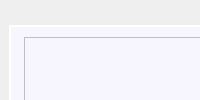
  <widget class="QDockWidget" name="dockPSData">
   <property name="minimumSize">
    <size>
     <width>65</width>
     <height>38</height>
    </size>
   </property>
   <property name="maximumSize">
    <size>
     <width>524287</width>
     <height>524287</height>
    </size>
   </property>
   <property name="toolTip">
    <string>Displays aquired data as 1D FID/spin echos or spectra</string>
   </property>
   <property name="autoFillBackground">
    <bool>true</bool>
   </property>
   <property name="styleSheet">
    <string notr="true"/>
   </property>
   <property name="floating">
    <bool>false</bool>
   </property>
   <property name="features">
    <set>QDockWidget::DockWidgetFloatable|QDockWidget::DockWidgetMovable</set>
   </property>
   <property name="allowedAreas">
    <set>Qt::BottomDockWidgetArea|Qt::LeftDockWidgetArea</set>
   </property>
   <property name="windowTitle">
    <string>Pulse Sequence Data Viewer</string>
   </property>
   <attribute name="dockWidgetArea">
    <number>8</number>
   </attribute>
   <widget class="QWidget" name="dockWidgetContents_6">
    <widget class="QFrame" name="frame_5">
     <property name="enabled">
      <bool>true</bool>
     </property>
     <property name="geometry">
      <rect>
       <x>9</x>
       <y>25</y>
       <width>1191</width>
       <height>561</height>
      </rect>
     </property>
     <property name="minimumSize">
      <size>
       <width>0</width>
       <height>0</height>
      </size>
     </property>
     <property name="autoFillBackground">
      <bool>false</bool>
     </property>
     <property name="styleSheet">
      <string notr="true">background-color: rgb(247, 246, 255);</string>
     </property>
     <property name="frameShape">
      <enum>QFrame::WinPanel</enum>
     </property>
     <property name="frameShadow">
      <enum>QFrame::Raised</enum>
     </property>
     <widget class="QWidget" name="layoutWidget">
      <property name="geometry">
       <rect>
        <x>15</x>
        <y>12</y>
        <width>1168</width>
        <height>486</height>
       </rect>
      </property>
      <layout class="QHBoxLayout" name="horizontalLayout_4">
       <item>
        <layout class="QVBoxLayout" name="verticalLayout_9">
         <item>
          <widget class="PlotWidget" name="pltRawData">
           <property name="sizePolicy">
            <sizepolicy hsizetype="Expanding" vsizetype="Minimum">
             <horstretch>0</horstretch>
             <verstretch>0</verstretch>
            </sizepolicy>
           </property>
           <property name="minimumSize">
            <size>
             <width>900</width>
             <height>400</height>
            </size>
           </property>
          </widget>
         </item>
         <item>
          <widget class="QLineEdit" name="lePSDataPlotInfo">
           <property name="minimumSize">
            <size>
             <width>900</width>
             <height>0</height>
            </size>
           </property>
          </widget>
         </item>
        </layout>
       </item>
       <item>
        <layout class="QVBoxLayout" name="verticalLayout_13">
         <item>
          <layout class="QGridLayout" name="gridLayout_5">
           <item row="3" column="0">
            <widget class="QLabel" name="label_42">
             <property name="minimumSize">
              <size>
               <width>100</width>
               <height>0</height>
              </size>
             </property>
             <property name="maximumSize">
              <size>
               <width>200</width>
               <height>16777215</height>
              </size>
             </property>
             <property name="text">
              <string>Phase(-1=all)</string>
             </property>
             <property name="alignment">
              <set>Qt::AlignRight|Qt::AlignTrailing|Qt::AlignVCenter</set>
             </property>
             <property name="wordWrap">
              <bool>true</bool>
             </property>
            </widget>
           </item>
           <item row="1" column="0">
            <widget class="QLabel" name="label_47">
             <property name="minimumSize">
              <size>
               <width>100</width>
               <height>0</height>
              </size>
             </property>
             <property name="maximumSize">
              <size>
               <width>200</width>
               <height>16777215</height>
              </size>
             </property>
             <property name="text">
              <string>iStop</string>
             </property>
             <property name="alignment">
              <set>Qt::AlignRight|Qt::AlignTrailing|Qt::AlignVCenter</set>
             </property>
            </widget>
           </item>
           <item row="5" column="0">
            <widget class="QPushButton" name="pbPSDataShowVerticalMarkers">
             <property name="minimumSize">
              <size>
               <width>100</width>
               <height>0</height>
              </size>
             </property>
             <property name="maximumSize">
              <size>
               <width>200</width>
               <height>16777215</height>
              </size>
             </property>
             <property name="text">
              <string>Show vertical markers</string>
             </property>
            </widget>
           </item>
           <item row="6" column="0">
            <widget class="QLabel" name="label_106">
             <property name="text">
              <string>Phase</string>
             </property>
             <property name="alignment">
              <set>Qt::AlignRight|Qt::AlignTrailing|Qt::AlignVCenter</set>
             </property>
            </widget>
           </item>
           <item row="7" column="0">
            <widget class="QPushButton" name="pbPSDataPlotF0PeakWidth">
             <property name="minimumSize">
              <size>
               <width>100</width>
               <height>0</height>
              </size>
             </property>
             <property name="maximumSize">
              <size>
               <width>200</width>
               <height>16777215</height>
              </size>
             </property>
             <property name="text">
              <string>Plot f0 and peak width</string>
             </property>
            </widget>
           </item>
           <item row="0" column="0">
            <widget class="QLabel" name="label_40">
             <property name="minimumSize">
              <size>
               <width>100</width>
               <height>0</height>
              </size>
             </property>
             <property name="maximumSize">
              <size>
               <width>200</width>
               <height>16777215</height>
              </size>
             </property>
             <property name="text">
              <string>iStart</string>
             </property>
             <property name="alignment">
              <set>Qt::AlignRight|Qt::AlignTrailing|Qt::AlignVCenter</set>
             </property>
            </widget>
           </item>
           <item row="5" column="1">
            <widget class="QPushButton" name="pbPSDataPhase">
             <property name="minimumSize">
              <size>
               <width>100</width>
               <height>0</height>
              </size>
             </property>
             <property name="maximumSize">
              <size>
               <width>200</width>
               <height>16777215</height>
              </size>
             </property>
             <property name="text">
              <string>Auto Phase</string>
             </property>
            </widget>
           </item>
           <item row="7" column="1">
            <widget class="QLineEdit" name="lePSDataFWHM">
             <property name="minimumSize">
              <size>
               <width>100</width>
               <height>0</height>
              </size>
             </property>
             <property name="maximumSize">
              <size>
               <width>200</width>
               <height>16777215</height>
              </size>
             </property>
            </widget>
           </item>
           <item row="8" column="0">
            <widget class="QPushButton" name="pbAutoScale">
             <property name="text">
              <string>AutoScale</string>
             </property>
            </widget>
           </item>
           <item row="1" column="1">
            <widget class="QLineEdit" name="lejStop">
             <property name="minimumSize">
              <size>
               <width>100</width>
               <height>0</height>
              </size>
             </property>
             <property name="maximumSize">
              <size>
               <width>200</width>
               <height>16777215</height>
              </size>
             </property>
             <property name="toolTip">
              <string>stop index for integration</string>
             </property>
            </widget>
           </item>
           <item row="0" column="1">
            <widget class="QLineEdit" name="leiStart">
             <property name="minimumSize">
              <size>
               <width>100</width>
               <height>0</height>
              </size>
             </property>
             <property name="maximumSize">
              <size>
               <width>200</width>
               <height>16777215</height>
              </size>
             </property>
             <property name="toolTip">
              <string>Start index for integration</string>
             </property>
            </widget>
           </item>
           <item row="2" column="1">
            <widget class="QSpinBox" name="sbPSDataSlice">
             <property name="minimumSize">
              <size>
               <width>100</width>
               <height>0</height>
              </size>
             </property>
             <property name="maximumSize">
              <size>
               <width>200</width>
               <height>16777215</height>
              </size>
             </property>
             <property name="toolTip">
              <string>Sets which spectra are displayed -1 = all spectra</string>
             </property>
             <property name="minimum">
              <number>0</number>
             </property>
             <property name="value">
              <number>0</number>
             </property>
            </widget>
           </item>
           <item row="6" column="1">
            <widget class="QSlider" name="hsPSDataPhaseAdjust">
             <property name="minimumSize">
              <size>
               <width>100</width>
               <height>0</height>
              </size>
             </property>
             <property name="maximumSize">
              <size>
               <width>200</width>
               <height>16777215</height>
              </size>
             </property>
             <property name="minimum">
              <number>-180</number>
             </property>
             <property name="maximum">
              <number>180</number>
             </property>
             <property name="orientation">
              <enum>Qt::Horizontal</enum>
             </property>
            </widget>
           </item>
           <item row="2" column="0">
            <widget class="QLabel" name="label_41">
             <property name="minimumSize">
              <size>
               <width>100</width>
               <height>0</height>
              </size>
             </property>
             <property name="maximumSize">
              <size>
               <width>200</width>
               <height>16777215</height>
              </size>
             </property>
             <property name="text">
              <string>Slice(-1=all)</string>
             </property>
             <property name="alignment">
              <set>Qt::AlignRight|Qt::AlignTrailing|Qt::AlignVCenter</set>
             </property>
             <property name="wordWrap">
              <bool>true</bool>
             </property>
            </widget>
           </item>
           <item row="4" column="1">
            <widget class="QSpinBox" name="sbPSDataParameter"/>
           </item>
           <item row="3" column="1">
            <widget class="QSpinBox" name="sbPSDataPhase">
             <property name="minimumSize">
              <size>
               <width>100</width>
               <height>0</height>
              </size>
             </property>
             <property name="maximumSize">
              <size>
               <width>200</width>
               <height>16777215</height>
              </size>
             </property>
             <property name="toolTip">
              <string>Set which data set repeats are displayed -1=all data</string>
             </property>
             <property name="minimum">
              <number>-1</number>
             </property>
            </widget>
           </item>
           <item row="4" column="0">
            <widget class="QLabel" name="label_35">
             <property name="text">
              <string>Parameter</string>
             </property>
             <property name="alignment">
              <set>Qt::AlignRight|Qt::AlignTrailing|Qt::AlignVCenter</set>
             </property>
            </widget>
           </item>
          </layout>
         </item>
         <item>
          <layout class="QGridLayout" name="gridLayout_14">
           <item row="1" column="0">
            <widget class="QFrame" name="frame_8">
             <property name="autoFillBackground">
              <bool>false</bool>
             </property>
             <property name="styleSheet">
              <string notr="true">background-color: rgb(240, 240, 240);</string>
             </property>
             <property name="frameShape">
              <enum>QFrame::WinPanel</enum>
             </property>
             <property name="frameShadow">
              <enum>QFrame::Sunken</enum>
             </property>
             <property name="lineWidth">
              <number>1</number>
             </property>
             <property name="midLineWidth">
              <number>0</number>
             </property>
             <widget class="QWidget" name="layoutWidget">
              <property name="geometry">
               <rect>
                <x>10</x>
                <y>10</y>
                <width>98</width>
                <height>112</height>
               </rect>
              </property>
              <layout class="QVBoxLayout" name="verticalLayout_10">
               <item>
                <widget class="QRadioButton" name="rbPSDataMagnitude">
                 <property name="text">
                  <string>Magnitude</string>
                 </property>
                 <property name="checked">
                  <bool>true</bool>
                 </property>
                </widget>
               </item>
               <item>
                <widget class="QRadioButton" name="rbPSDataPhase">
                 <property name="text">
                  <string>Phase</string>
                 </property>
                </widget>
               </item>
               <item>
                <widget class="QRadioButton" name="rbPSDataReal">
                 <property name="text">
                  <string>Real</string>
                 </property>
                </widget>
               </item>
               <item>
                <widget class="QRadioButton" name="rbPSDataImag">
                 <property name="text">
                  <string>Imag</string>
                 </property>
                </widget>
               </item>
              </layout>
             </widget>
            </widget>
           </item>
           <item row="0" column="1">
            <widget class="QFrame" name="frame_7">
             <property name="maximumSize">
              <size>
               <width>120</width>
               <height>16777215</height>
              </size>
             </property>
             <property name="styleSheet">
              <string notr="true">background-color: rgb(240, 240, 240);</string>
             </property>
             <property name="frameShape">
              <enum>QFrame::WinPanel</enum>
             </property>
             <property name="frameShadow">
              <enum>QFrame::Sunken</enum>
             </property>
             <widget class="QWidget" name="layoutWidget">
              <property name="geometry">
               <rect>
                <x>10</x>
                <y>10</y>
                <width>102</width>
                <height>54</height>
               </rect>
              </property>
              <layout class="QVBoxLayout" name="verticalLayout_12">
               <item>
                <widget class="QRadioButton" name="rbPSDataFrequency">
                 <property name="minimumSize">
                  <size>
                   <width>0</width>
                   <height>0</height>
                  </size>
                 </property>
                 <property name="maximumSize">
                  <size>
                   <width>200</width>
                   <height>16777215</height>
                  </size>
                 </property>
                 <property name="text">
                  <string>frequency</string>
                 </property>
                 <property name="checked">
                  <bool>true</bool>
                 </property>
                </widget>
               </item>
               <item>
                <widget class="QRadioButton" name="rbPSDataPPM">
                 <property name="minimumSize">
                  <size>
                   <width>0</width>
                   <height>0</height>
                  </size>
                 </property>
                 <property name="maximumSize">
                  <size>
                   <width>200</width>
                   <height>16777215</height>
                  </size>
                 </property>
                 <property name="text">
                  <string>ppm</string>
                 </property>
                </widget>
               </item>
              </layout>
             </widget>
            </widget>
           </item>
           <item row="0" column="0">
            <widget class="QFrame" name="frame_4">
             <property name="maximumSize">
              <size>
               <width>200</width>
               <height>16777215</height>
              </size>
             </property>
             <property name="styleSheet">
              <string notr="true">background-color: rgb(240, 240, 240);</string>
             </property>
             <property name="frameShape">
              <enum>QFrame::WinPanel</enum>
             </property>
             <property name="frameShadow">
              <enum>QFrame::Sunken</enum>
             </property>
             <widget class="QWidget" name="layoutWidget">
              <property name="geometry">
               <rect>
                <x>10</x>
                <y>10</y>
                <width>102</width>
                <height>54</height>
               </rect>
              </property>
              <layout class="QVBoxLayout" name="verticalLayout_11">
               <item>
                <widget class="QRadioButton" name="rbPSDataFID">
                 <property name="minimumSize">
                  <size>
                   <width>100</width>
                   <height>0</height>
                  </size>
                 </property>
                 <property name="maximumSize">
                  <size>
                   <width>200</width>
                   <height>16777215</height>
                  </size>
                 </property>
                 <property name="text">
                  <string>FID</string>
                 </property>
                 <property name="checked">
                  <bool>true</bool>
                 </property>
                </widget>
               </item>
               <item>
                <widget class="QRadioButton" name="rbPSDataSpectra">
                 <property name="minimumSize">
                  <size>
                   <width>100</width>
                   <height>0</height>
                  </size>
                 </property>
                 <property name="maximumSize">
                  <size>
                   <width>200</width>
                   <height>16777215</height>
                  </size>
                 </property>
                 <property name="text">
                  <string>Spectra</string>
                 </property>
                </widget>
               </item>
              </layout>
             </widget>
            </widget>
           </item>
           <item row="1" column="1">
            <widget class="QFrame" name="frame_11">
             <property name="frameShape">
              <enum>QFrame::StyledPanel</enum>
             </property>
             <property name="frameShadow">
              <enum>QFrame::Raised</enum>
             </property>
             <widget class="QWidget" name="layoutWidget">
              <property name="geometry">
               <rect>
                <x>20</x>
                <y>15</y>
                <width>66</width>
                <height>54</height>
               </rect>
              </property>
              <layout class="QVBoxLayout" name="verticalLayout_22">
               <item>
                <widget class="QCheckBox" name="cbPSDataLogX">
                 <property name="text">
                  <string>Log X</string>
                 </property>
                </widget>
               </item>
               <item>
                <widget class="QCheckBox" name="cbPSDataLogY">
                 <property name="text">
                  <string>Log Y</string>
                 </property>
                </widget>
               </item>
              </layout>
             </widget>
             <widget class="QPushButton" name="pbAutoScalePlot">
              <property name="geometry">
               <rect>
                <x>20</x>
                <y>70</y>
                <width>75</width>
                <height>23</height>
               </rect>
              </property>
              <property name="text">
               <string>AutoScale Plot</string>
              </property>
             </widget>
            </widget>
           </item>
          </layout>
         </item>
        </layout>
       </item>
      </layout>
     </widget>
    </widget>
   </widget>
  </widget>
